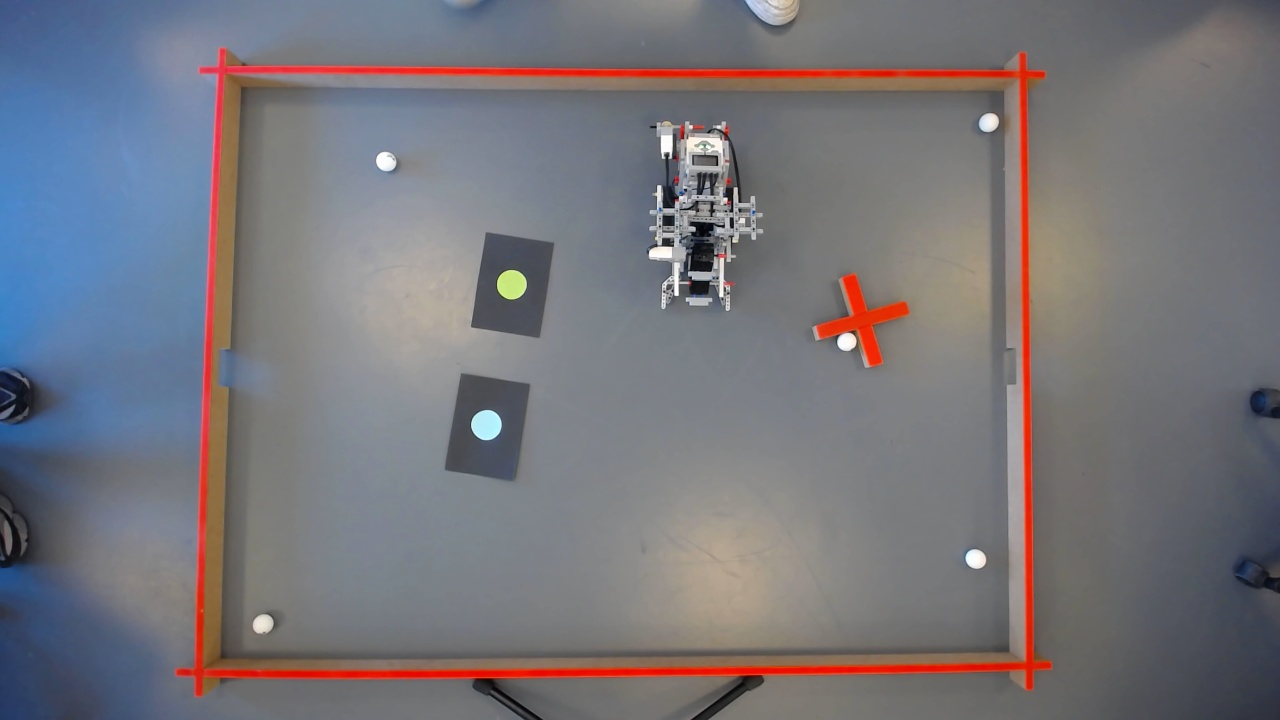
#> input picture Calibration/calibration_images/calibration_photo_1.jpg, 1280 x 720 px; its folder holds 4 pictures in this run; the run also reads 1 picture not shown here
$ python cameraCalibration.py
#> lines starting #> are read from the running program, lines starting #| are printed output that depends on the picture; after the words box and inside, x2 and y2 are one past the last pixel; in counts of white or black regions, pixels touching at a corner belong together
import numpy as np
import cv2
import glob

def perform_calibration():
    # Define the calibration pattern size (number of inner corners)
    pattern_size = (12, 8)  # Width, height

    # Prepare arrays to store object points and image points from calibration images
    object_points = []  # 3D coordinates of calibration pattern corners
    image_points = []  # 2D coordinates of detected corners in images

    # Generate coordinates of calibration pattern corners
    object_points_pattern = np.zeros((np.prod(pattern_size), 3), dtype=np.float32)
    object_points_pattern[:, :2] = np.indices(pattern_size).T.reshape(-1, 2)

    # Capture calibration images
    calibration_images = glob.glob("calibration_images/*.jpg")  # Adjust the path and image format as per your images

    for image_path in calibration_images:
        # Load the image
        image = cv2.imread(image_path)
#> image is the input picture: shape (720, 1280, 3); mean B, G, R 122.4, 116.8, 118.6
        gray = cv2.cvtColor(image, cv2.COLOR_BGR2GRAY)
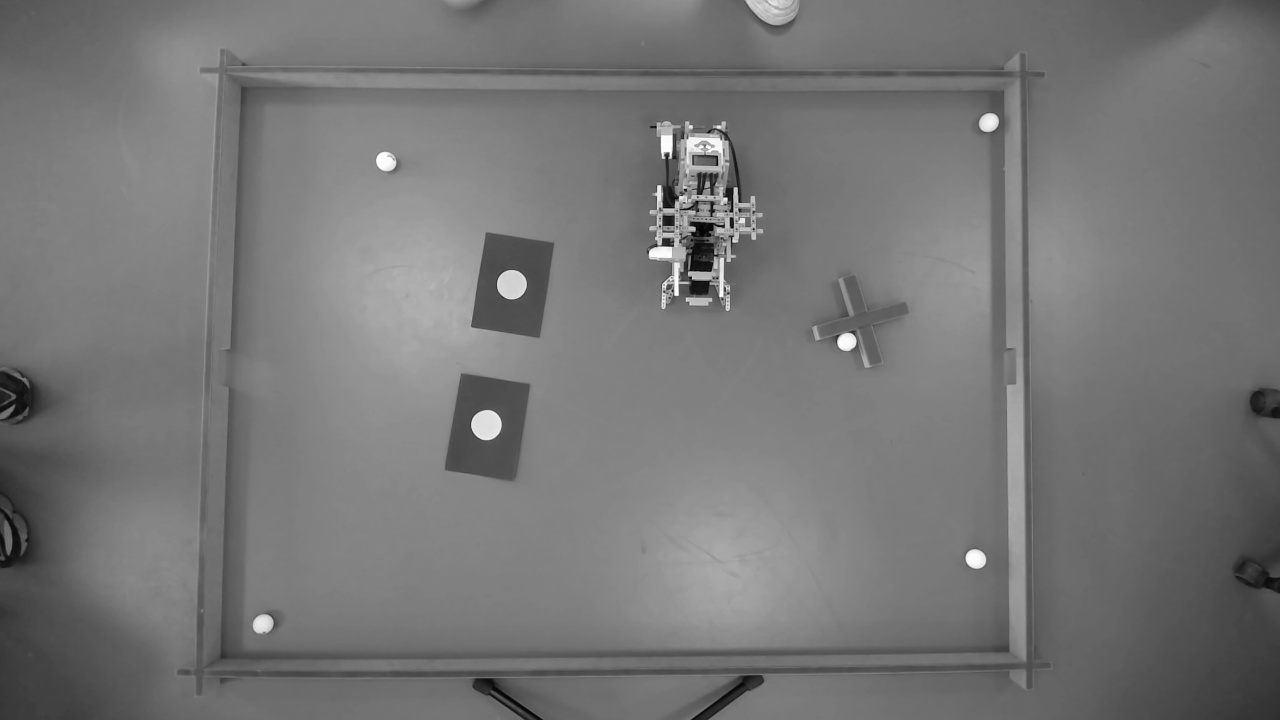
#> gray: shape (720, 1280); min 2, max 255, mean 118

        # Find chessboard corners
        ret, corners = cv2.findChessboardCorners(gray, pattern_size, None)
#> ret = False; corners = None

        if ret:
            object_points.append(object_points_pattern)
            image_points.append(corners)

            # Draw and display the corners
            cv2.drawChessboardCorners(image, pattern_size, corners, ret)
            cv2.imshow("Chessboard Corners", image)
            cv2.waitKey(500)  # Adjust the wait time as needed
        else:
            print("Corners not found in image:", image_path)
#> pass 2 of the loop in perform_calibration, `for image_path in calibration_images:`:
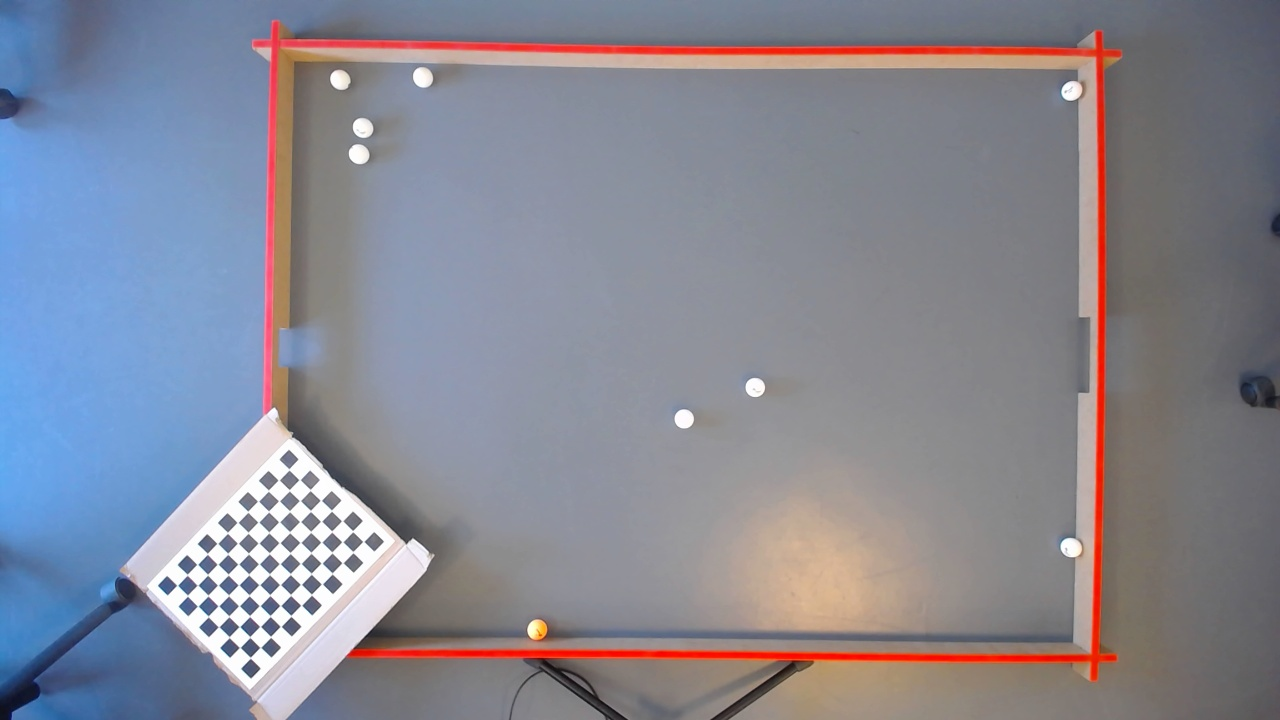
#> input picture Calibration/calibration_images/calibration_photo_10.jpg, 1280 x 720 px
#> in perform_calibration, image is the input picture: shape (720, 1280, 3); mean B, G, R 147.4, 135.5, 134.6
#> in perform_calibration, `gray = cv2.cvtColor(image, cv2.COLOR_BGR2GRAY)`:
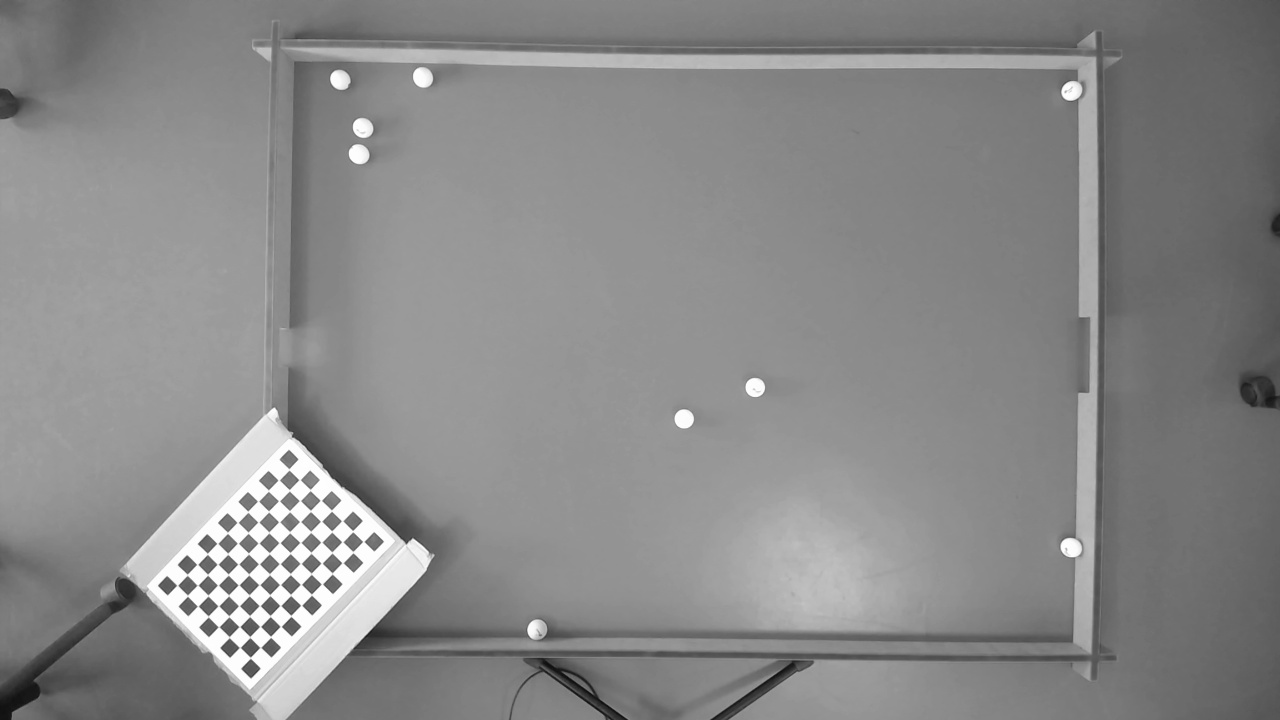
#> gray: shape (720, 1280); min 9, max 255, mean 136.6
#> ret = True; corners = 96 rows, first 8: [177.4, 585.3], [187.2, 574.6], [197.4, 564.4], [207.4, 553.8], [217.4, 543.4], [227.5, 533], [237.5, 522.4], [247.8, 511.5]
#> in perform_calibration, `cv2.drawChessboardCorners(image, pattern_size, corners, ret)`:
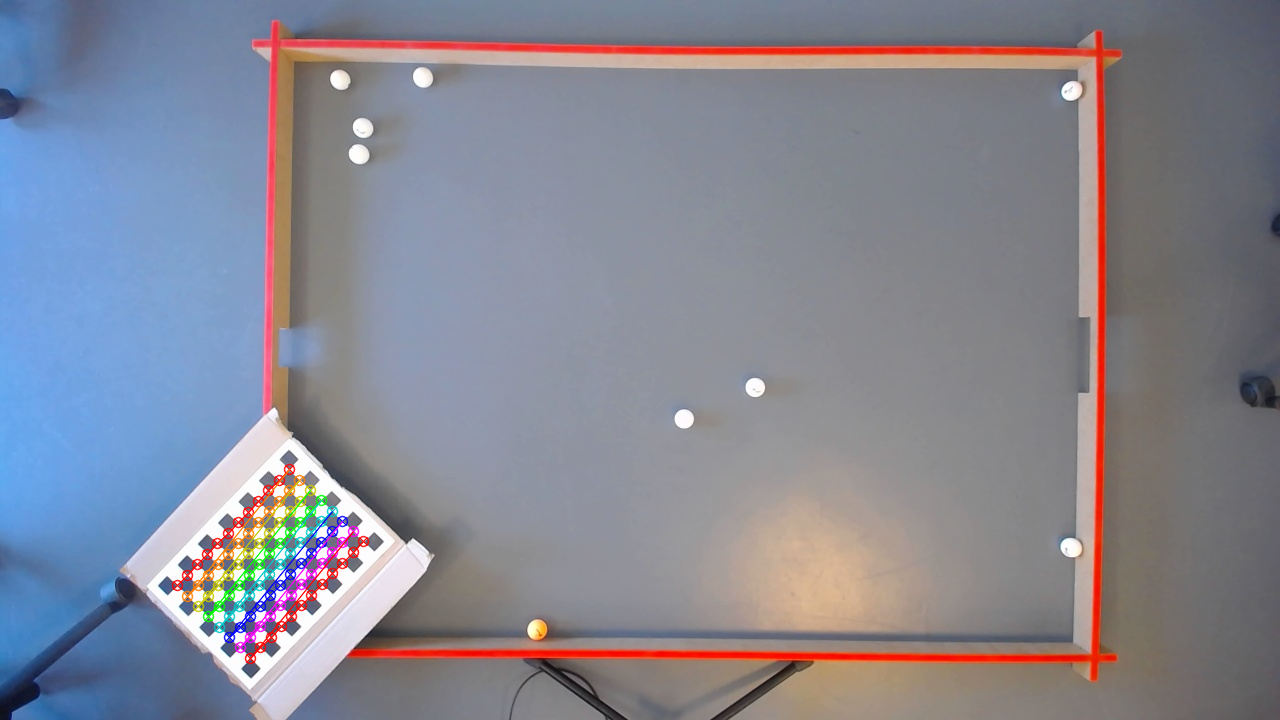
#> image: shape (720, 1280, 3); 1.37% of pixels changed, all inside (x1, y1, x2, y2) = (171, 463, 370, 665)
#> pass 3 of the loop in perform_calibration, `for image_path in calibration_images:`:
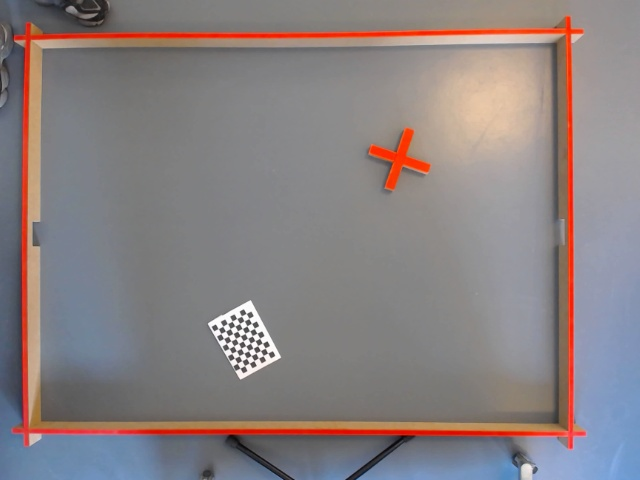
#> input picture Calibration/calibration_images/calibration_photo_12.jpg, 640 x 480 px
#> in perform_calibration, image is the input picture: shape (480, 640, 3); mean B, G, R 129.9, 129, 137.3
#> in perform_calibration, `gray = cv2.cvtColor(image, cv2.COLOR_BGR2GRAY)`:
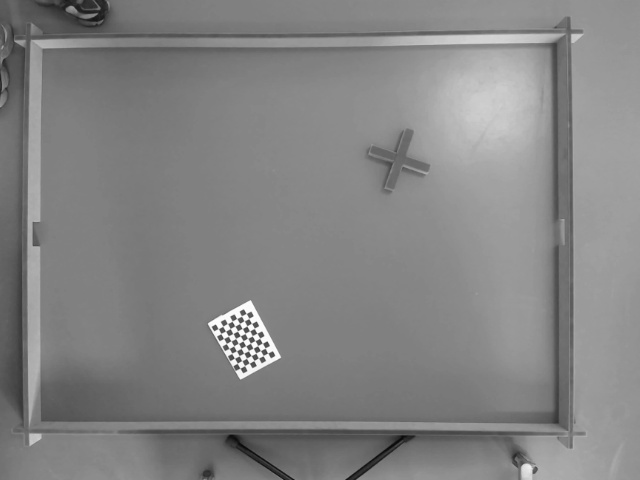
#> gray: shape (480, 640); min 8, max 255, mean 131.6
#> ret = False; corners = None
#> the loop made 4 passes; the first 3 are shown

    cv2.destroyAllWindows()

    # Perform camera calibration
    image_size = gray.shape[::-1]  # Image size should be the same for all calibration images
#> image_size = (640, 480)

    if len(object_points) > 0 and len(image_points) > 0:
        _, camera_matrix, distortion_coeffs, _, _ = cv2.calibrateCamera(
            object_points, image_points, image_size, None, None
        )

        # Save the camera matrix and distortion coefficients to a file for later use
        np.savez('calibration_data.npz', camera_matrix=camera_matrix, distortion_coeffs=distortion_coeffs)

        return camera_matrix, distortion_coeffs

    else:
        print("Insufficient data for calibration. Check if the corners were detected in any image.")
        return None, None


def undistort_image(image_path, camera_matrix, distortion_coeffs):
    # Load the image for undistortion
    image = cv2.imread(image_path)

    if image is not None:
        # Undistort the image
        undistorted_image = cv2.undistort(image, camera_matrix, distortion_coeffs)

        # Calculate the mapx and mapy for remapping
        h, w = image.shape[:2]
#> h = 720; w = 1280
        new_camera_matrix, roi = cv2.getOptimalNewCameraMatrix(camera_matrix, distortion_coeffs, (w, h), 1, (w, h))
        mapx, mapy = cv2.initUndistortRectifyMap(camera_matrix, distortion_coeffs, None, new_camera_matrix, (w, h), 5)
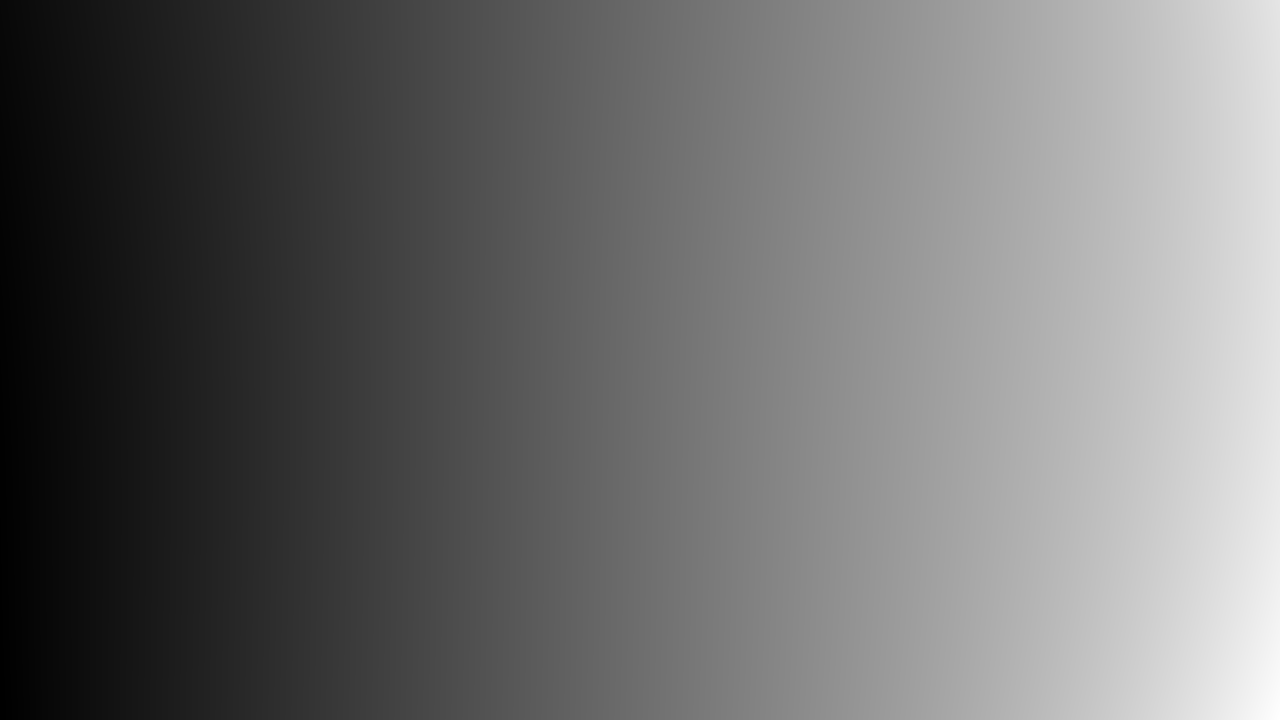
#> mapx: shape (720, 1280) float32; min -40.23, max 1225.9, mean 505; drawn with min black and max white
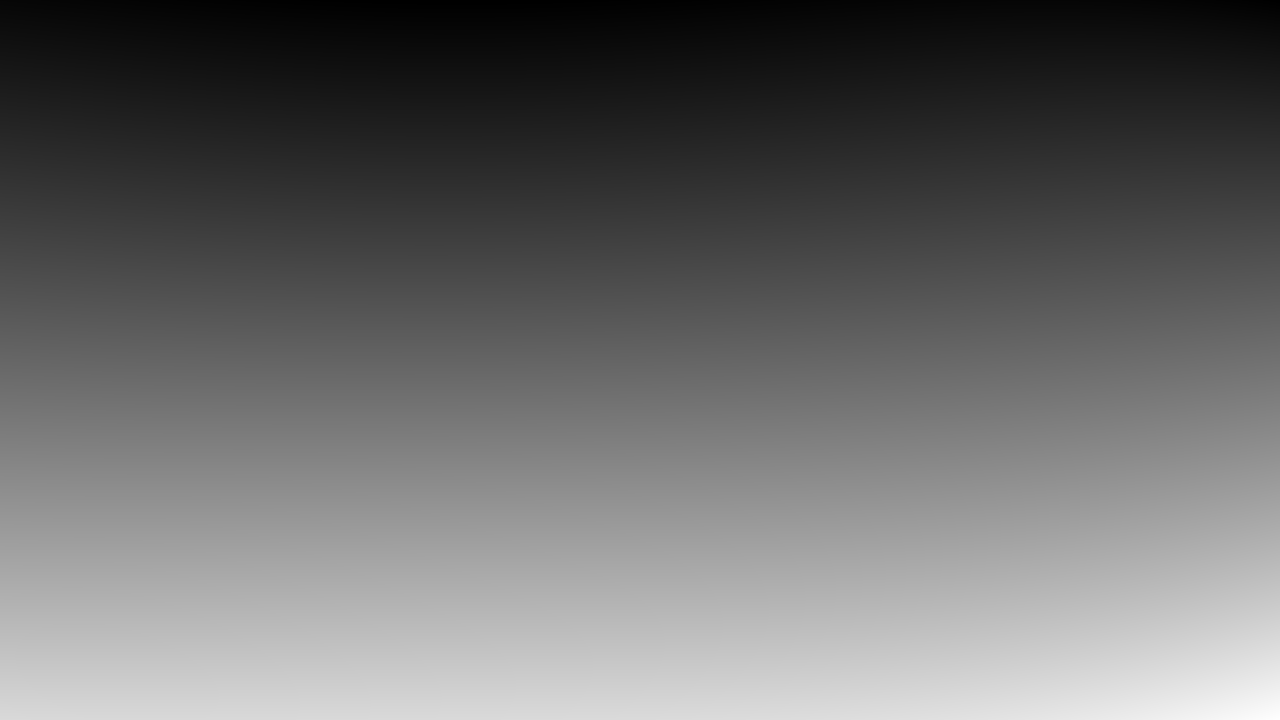
#> mapy: shape (720, 1280) float32; min -23.67, max 849.9, mean 341.1; drawn with min black and max white

        # Apply remapping to adjust parts of the image
        output_image = cv2.remap(image, mapx, mapy, cv2.INTER_LINEAR)
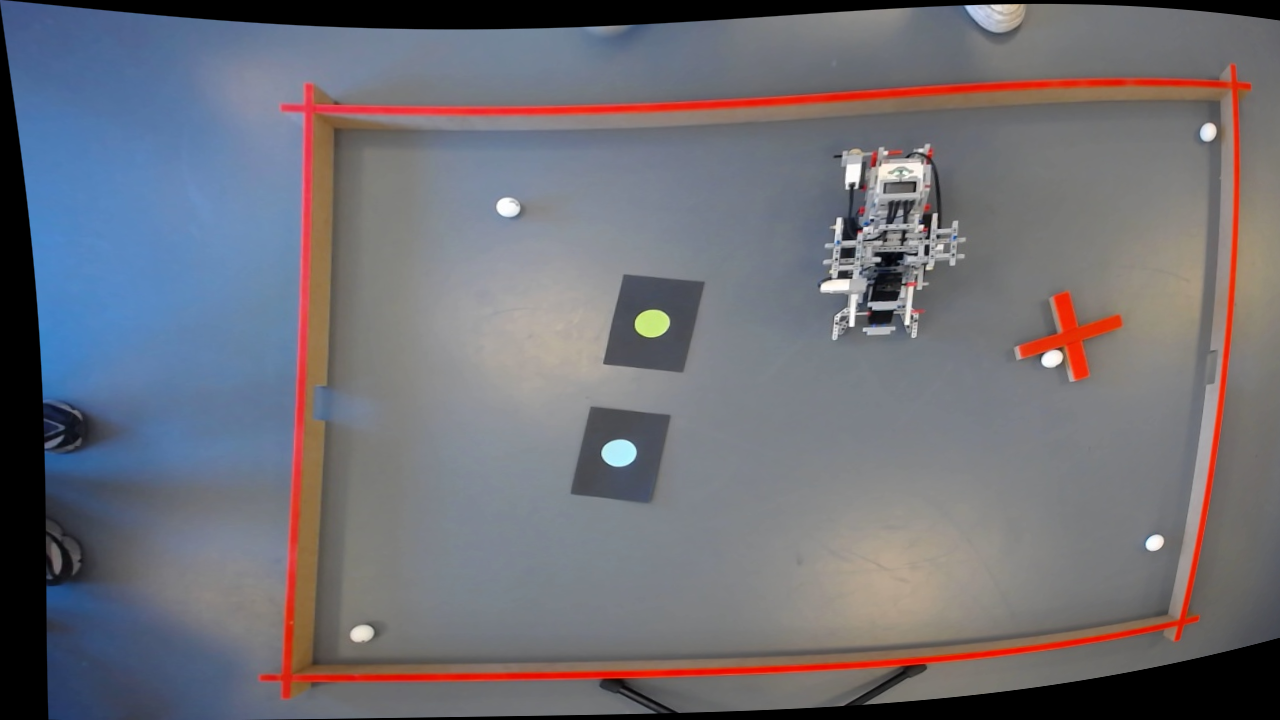
#> output_image: shape (720, 1280, 3); mean B, G, R 118.1, 111, 111.6

        # Crop the image
        x, y, width, height = roi
        output_image = output_image[y:y + height, x:x + width]
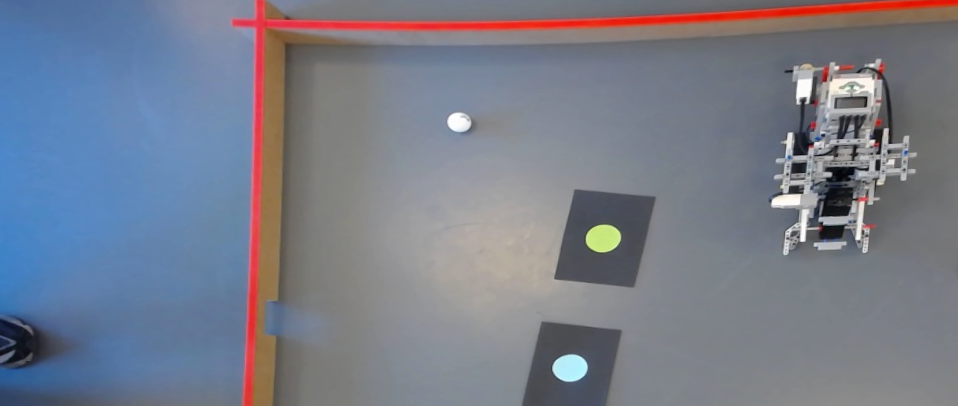
#> output_image: shape (406, 958, 3); mean B, G, R 138.1, 124.7, 119.8

        # Save the undistorted image
        cv2.imwrite('undistorted_image.jpg', output_image)
        cv2.imshow('hehe', output_image)
        cv2.waitKey(0)
    else:
        print("Failed to load the image:", image_path)


# Perform camera calibration and obtain the camera matrix and distortion coefficients
camera_matrix, distortion_coeffs = perform_calibration()

# Load the calibration parameters (camera matrix and distortion coefficients) from the calibration_data.npz file
if camera_matrix is not None and distortion_coeffs is not None:
    # Use the camera matrix and distortion coefficients for image undistortion
    undist = undistort_image('../Resources/Pictures/calibration_photo_1.jpg', camera_matrix, distortion_coeffs)
